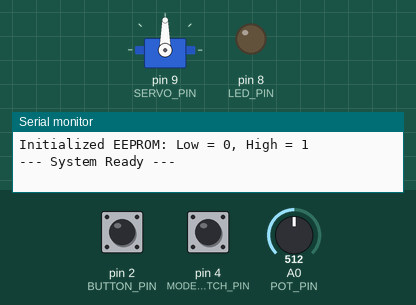
Bench run of a sketch on a simulated Arduino Uno, built with avr-gcc and run on an emulated ATmega328P. Parts: servo, output pins drawn as LEDs (lit = HIGH), the last lines printed to the serial monitor. Dashed ring = blinking. The inputs (shaded band) are chosen by the test bench; at power-on: pin 2 (BUTTON_PIN) HIGH, A0 (POT_PIN) = 512, pin 4 (MODE_SWITCH_PIN) HIGH. EEPROM starts erased.

Above: at 1.2 s.
1.3 s: pin 2 (BUTTON_PIN) pulled LOW for 0.15 s
At 1.56 s:
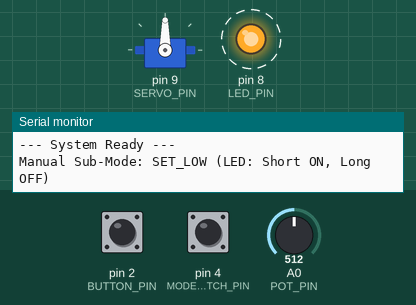
4.4 s: A0 (POT_PIN) set to 716
At 5.3 s:
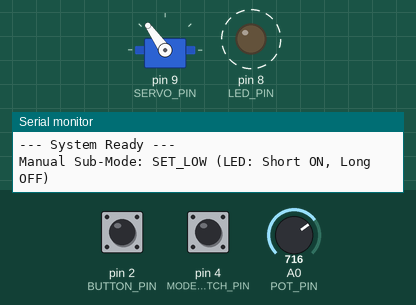
7.4 s: A0 (POT_PIN) set to 900
At 10.1 s:
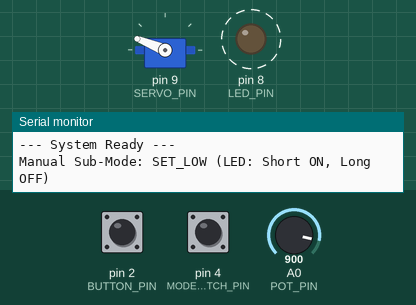
10.4 s: pin 4 (MODE_SWITCH_PIN) pulled LOW for 0.15 s
At 11.2 s:
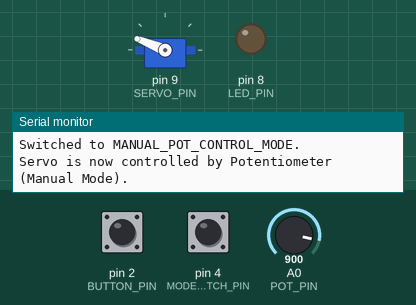
12.1 s: A0 (POT_PIN) set to 1023
At 13.0 s:
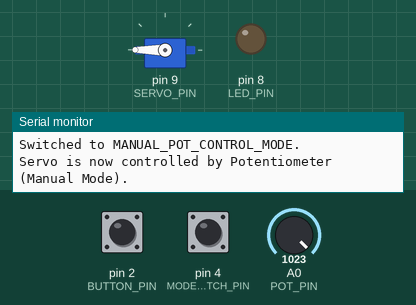
13.6 s: pin 2 (BUTTON_PIN) pulled LOW for 1 s
At 14.7 s:
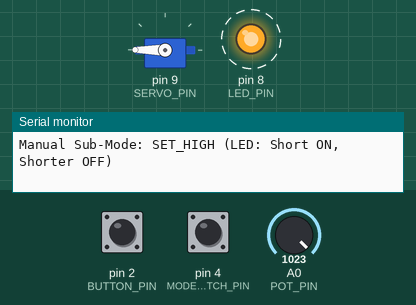
Timing chart, 0 to 18.6 s (numbered marks = the images above; inputs shaded):
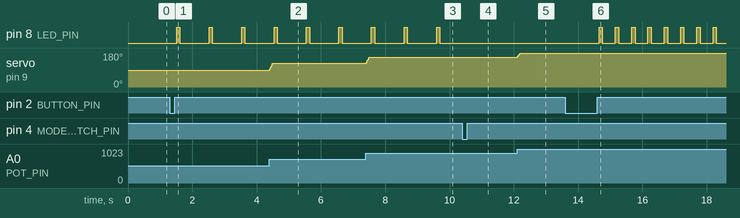

The sketch:

manual-mode-and-mode-switch.ino
```cpp
#include <Servo.h>  // Include the Servo library
#include <EEPROM.h> // Include the EEPROM library for non-volatile storage

// --- Pin Definitions ---
const int POT_PIN = A0;   // Analog pin for potentiometer
const int SERVO_PIN = 9;  // Digital pin for servo control
const int BUTTON_PIN = 2; // Digital pin for the push button (using INPUT_PULLUP)

// Single LED Pin - IMPORTANT: Connect a resistor (e.g., 220-330 Ohm) in series!
const int LED_PIN = 8; // Using digital pin 8 for the single LED
const int MODE_SWITCH_PIN = 4; // Digital pin for the mode toggle switch (using INPUT_PULLUP)

// --- Constants for Mode and Button ---
const long LONG_PRESS_DURATION = 2000; // 3 seconds for a long press
const int POT_READINGS_TO_AVERAGE = 10; // Number of readings for potentiometer smoothing

// --- LED Blinking Pattern Durations (milliseconds) ---
// For SET_LOW_MODE: Short ON, Long OFF
const long LOW_MODE_ON_TIME = 100;
const long LOW_MODE_OFF_TIME = 900;

// For SET_HIGH_MODE: Short ON, Shorter OFF
const long HIGH_MODE_ON_TIME = 100;
const long HIGH_MODE_OFF_TIME = 400;

// For STORE_FEEDBACK: Very rapid flashing
const long STORE_FEEDBACK_TOGGLE_TIME = 50; // ON and OFF duration for rapid flash
const unsigned long STORE_FEEDBACK_DURATION = 500; // Total duration of the rapid flash


// --- 1. PotentiometerReader Class ---
class PotentiometerReader {
public:
  PotentiometerReader(int pin, int numReadings)
    : _pin(pin), _numReadings(numReadings), _readIndex(0), _total(0), _averagePotValue(0) {
    for (int i = 0; i < _numReadings; i++) {
      _readings[i] = 0;
    }
  }
  void update() {
    int rawPotValue = analogRead(_pin);
    _total = _total - _readings[_readIndex];
    _readings[_readIndex] = rawPotValue;
    _total = _total + _readings[_readIndex];
    _readIndex = (_readIndex + 1) % _numReadings;
    _averagePotValue = _total / _numReadings;
  }
  int getSmoothedValue() const { return _averagePotValue; }
private:
  int _pin;
  int _numReadings;
  int _readings[10];
  int _readIndex;
  long _total;
  int _averagePotValue;
  friend void setup();
};

// --- 2. ServoController Class ---
class ServoController {
public:
  ServoController(int pin, int minAngle, int maxAngle)
    : _pin(pin), _minAngle(minAngle), _maxAngle(maxAngle) {}
  void attach(int initialPotValue, int potMin, int potMax) {
    _servo.attach(_pin);
    writeMappedAngle(initialPotValue, potMin, potMax);
  }
  void writeMappedAngle(int potValue, int potMin, int potMax) {
    int targetAngle = map(potValue, potMin, potMax, _minAngle, _maxAngle);
    targetAngle = constrain(targetAngle, 0, 180);
    _servo.write(targetAngle);
    _currentAngle = targetAngle;
  }
  void writeAngle(int angle) {
    _servo.write(constrain(angle, 0, 180));
    _currentAngle = constrain(angle, 0, 180);
  }
  int getCurrentAngle() const { return _currentAngle; }
private:
  Servo _servo;
  int _pin;
  int _minAngle;
  int _maxAngle;
  int _currentAngle;
};

// --- 3. PushButton Class (Used only for the store button now) ---
class PushButton {
public:
  PushButton(int pin, long longPressDuration)
    : _pin(pin), _longPressDuration(longPressDuration),
      _lastButtonState(HIGH), _buttonPressStartTime(0), _longPressActive(false),
      _shortPressTriggered(false)
  {
    pinMode(_pin, INPUT_PULLUP);
  }
  void update() {
    int currentButtonState = digitalRead(_pin);
    if (currentButtonState != _lastButtonState) {
      _lastButtonStateChangeTime = millis();
    }
    if ((millis() - _lastButtonStateChangeTime) > _debounceDelay) {
      if (currentButtonState != _debouncedButtonState) {
        _debouncedButtonState = currentButtonState;
        if (_debouncedButtonState == LOW) {
          _buttonPressStartTime = millis();
          _longPressActive = false;
          _shortPressTriggered = false;
        } else {
          unsigned long pressDuration = millis() - _buttonPressStartTime;
          if (pressDuration >= _debounceDelay && pressDuration < _longPressDuration) {
            _shortPressTriggered = true;
          }
          _longPressActive = false;
        }
      }
    }
    _lastButtonState = currentButtonState;
    if (_debouncedButtonState == LOW &&
        (millis() - _buttonPressStartTime >= _longPressDuration) &&
        !_longPressActive) {
      _longPressActive = true;
    }
  }
  bool isLongPressTriggered() {
    if (_longPressActive) {
      _longPressActive = false;
      return true;
    }
    return false;
  }
  bool isShortPressTriggered() {
    if (_shortPressTriggered) {
      _shortPressTriggered = false;
      return true;
    }
    return false;
  }
private:
  int _pin;
  long _longPressDuration;
  int _lastButtonState;
  unsigned long _buttonPressStartTime;
  bool _longPressActive;
  bool _shortPressTriggered;
  int _debouncedButtonState = HIGH;
  unsigned long _lastButtonStateChangeTime = 0;
  const long _debounceDelay = 50;
};

// --- 4. PositionStore Class ---
class PositionStore {
public:
  PositionStore(int magicAddr, int lowAddr, int highAddr)
    : _magicAddr(magicAddr), _lowAddr(lowAddr), _highAddr(highAddr),
      _lowPosition(0), _highPosition(1) {}
  void loadPositions() {
    int storedMagicNumber = 0;
    EEPROM.get(_magicAddr, storedMagicNumber);
    if (storedMagicNumber == MAGIC_NUMBER) {
      EEPROM.get(_lowAddr, _lowPosition);
      EEPROM.get(_highAddr, _highPosition);
      Serial.print("Loaded from EEPROM: Low = ");
      Serial.print(_lowPosition);
      Serial.print(", High = ");
      Serial.println(_highPosition);
    } else {
      Serial.println("EEPROM uninitialized or corrupted. Setting default values.");
      _lowPosition = DEFAULT_LOW_POSITION;
      _highPosition = DEFAULT_HIGH_POSITION;
      EEPROM.put(_magicAddr, MAGIC_NUMBER);
      EEPROM.put(_lowAddr, _lowPosition);
      EEPROM.put(_highAddr, _highPosition);
      Serial.print("Initialized EEPROM: Low = ");
      Serial.print(_lowPosition);
      Serial.print(", High = ");
      Serial.println(_highPosition);
    }
  }
  void storePosition(int currentAngle, bool isLowSet) {
    bool updated = false;
    if (_lowPosition == DEFAULT_LOW_POSITION && _highPosition == DEFAULT_HIGH_POSITION) {
      _lowPosition = currentAngle;
      _highPosition = currentAngle;
      Serial.println("Initial user values set (Low and High now same).");
      updated = true;
    }
    else {
        if (isLowSet) {
            _lowPosition = currentAngle;
            Serial.println("New Low value stored.");
            updated = true;
        } else {
            _highPosition = currentAngle;
            Serial.println("New High value stored.");
            updated = true;
        }
    }
    if (_lowPosition > _highPosition) {
        int temp = _lowPosition;
        _lowPosition = _highPosition;
        _highPosition = temp;
        Serial.println("Auto-corrected: Low and High values swapped to maintain order.");
        updated = true;
    }
    if (updated) {
      EEPROM.put(_lowAddr, _lowPosition);
      EEPROM.put(_highAddr, _highPosition);
      int storedMagicNumber = 0;
      EEPROM.get(_magicAddr, storedMagicNumber);
      if (storedMagicNumber != MAGIC_NUMBER) {
          EEPROM.put(_magicAddr, MAGIC_NUMBER);
      }
      Serial.print("Current Stored Range: Low = ");
      Serial.print(_lowPosition);
      Serial.print(", High = ");
      Serial.println(_highPosition);
    } else {
      Serial.println("No change to Low/High boundaries. Not writing to EEPROM.");
    }
  }
  int getLowPosition() const { return _lowPosition; }
  int getHighPosition() const { return _highPosition; }
private:
  const int _magicAddr;
  const int _lowAddr;
  const int _highAddr;
  int _lowPosition;
  int _highPosition;
  static const int MAGIC_NUMBER = 0xABCD;
  static const int DEFAULT_LOW_POSITION = 0;
  static const int DEFAULT_HIGH_POSITION = 1;
};

// --- FORMAL DEFINITION FOR STATIC CONST MEMBER ---
const int PositionStore::MAGIC_NUMBER;

// --- 5. LedIndicator Class ---
class LedIndicator {
public:
  LedIndicator(int pin)
    : _ledPin(pin), _blinkingActive(false), _onDuration(0), _offDuration(0),
      _lastToggleTime(0), _ledState(LOW), _feedbackBlinkActive(false), _feedbackStartTime(0) {
    pinMode(_ledPin, OUTPUT);
    digitalWrite(_ledPin, LOW); // Ensure off initially
  }

  // Turns the LED completely off
  void turnOff() {
    _blinkingActive = false;
    _feedbackBlinkActive = false; // Stop any ongoing feedback blink
    digitalWrite(_ledPin, LOW);
  }

  // Sets a continuous blinking pattern for modes
  void setBlinkPattern(long onDuration, long offDuration) {
    _blinkingActive = true;
    _feedbackBlinkActive = false; // Stop any ongoing feedback blink
    _onDuration = onDuration;
    _offDuration = offDuration;
    _lastToggleTime = millis(); // Reset timer for new pattern
    _ledState = HIGH;           // Start new pattern with LED ON
    digitalWrite(_ledPin, HIGH);
  }

  // Starts the rapid blinking for store feedback
  void startFeedbackBlink() {
    _blinkingActive = false;    // Stop any mode blinking
    _feedbackBlinkActive = true;
    _feedbackStartTime = millis(); // Record start time of the feedback
    _lastToggleTime = millis();    // Initialize for immediate first toggle
    _ledState = HIGH;              // Force first state ON
    digitalWrite(_ledPin, HIGH);
  }

  // Call this repeatedly in loop() to update the LED's state
  void update() {
    if (_feedbackBlinkActive) {
      // Manage the rapid flashing for feedback duration
      if (millis() - _feedbackStartTime >= STORE_FEEDBACK_DURATION) {
        _feedbackBlinkActive = false; // Stop feedback blink
        digitalWrite(_ledPin, LOW);   // Ensure LED is OFF after feedback
      } else {
        // Continue rapid flashing
        if (millis() - _lastToggleTime >= STORE_FEEDBACK_TOGGLE_TIME) {
          _ledState = !_ledState; // Toggle LED state
          digitalWrite(_ledPin, _ledState ? HIGH : LOW);
          _lastToggleTime = millis();
        }
      }
    } else if (_blinkingActive) {
      // Manage the current mode's blink pattern
      if (_ledState == HIGH) { // If currently ON
        if (millis() - _lastToggleTime >= _onDuration) {
          digitalWrite(_ledPin, LOW);
          _ledState = LOW;
          _lastToggleTime = millis();
        }
      } else { // If currently OFF
        if (millis() - _lastToggleTime >= _offDuration) {
          digitalWrite(_ledPin, HIGH);
          _ledState = HIGH;
          _lastToggleTime = millis();
        }
      }
    } else {
      // Ensure LED is off if no blinking is active (e.g., in NORMAL_MODE)
      digitalWrite(_ledPin, LOW);
    }
  }

private:
  int _ledPin;
  bool _blinkingActive;     // True if a regular mode blink pattern is active
  long _onDuration;         // ON time for regular blink pattern
  long _offDuration;        // OFF time for regular blink pattern
  unsigned long _lastToggleTime; // Last time the LED state was changed
  bool _ledState;           // Current state of the LED (HIGH/LOW)

  bool _feedbackBlinkActive;    // True if feedback blink is active
  unsigned long _feedbackStartTime; // When the feedback blink started
};


// --- Global Objects ---
// Define EEPROM addresses for clarity
const int EEPROM_MAGIC_ADDR = 0;
const int EEPROM_LOW_ADDR = sizeof(int);
const int EEPROM_HIGH_ADDR = sizeof(int) * 2;

PotentiometerReader potReader(POT_PIN, POT_READINGS_TO_AVERAGE);
ServoController servoCtrl(SERVO_PIN, 0, 180);
PushButton storeButton(BUTTON_PIN, LONG_PRESS_DURATION);
PositionStore posStore(EEPROM_MAGIC_ADDR, EEPROM_LOW_ADDR, EEPROM_HIGH_ADDR);
LedIndicator ledIndicator(LED_PIN);

// --- Variables for Toggle Switch Debouncing (Manual for the toggle switch) ---
int lastModeSwitchState = HIGH;      // Last read state of the toggle switch
unsigned long lastModeSwitchChangeTime = 0; // Last time the mode switch state changed
const long MODE_SWITCH_DEBOUNCE_DELAY = 50; // Debounce time for the toggle switch


// --- System Mode Enumerations (Existing "manual" mode) ---
enum SystemMode {
  NORMAL_MODE,   // Servo controlled by pot, LED OFF
  SET_LOW_MODE,  // LED blinking (short ON, long OFF), long press stores low
  SET_HIGH_MODE, // LED blinking (short ON, shorter OFF), long press stores high
};
SystemMode currentManualMode = NORMAL_MODE; // Renamed to clarify it's for the manual control branch


// --- Main Control Mode Enumeration (New) ---
enum MainControlMode {
  MANUAL_POT_CONTROL_MODE, // The original potentiometer-controlled mode
  ALTERNATIVE_HOLD_MODE    // The new mode where servo holds position
};
MainControlMode currentMainMode = MANUAL_POT_CONTROL_MODE; // Start in your original manual mode


// --- Arduino Setup Function ---
void setup() {
  Serial.begin(9600);
  Serial.println("--- System Booting ---");

  // Setup the mode switch pin
  pinMode(MODE_SWITCH_PIN, INPUT_PULLUP);
  lastModeSwitchState = digitalRead(MODE_SWITCH_PIN); // Read initial state

  // Load stored positions from EEPROM (handles initialization if blank)
  posStore.loadPositions();

  // Initialize potentiometer reader to get an initial smoothed value
  for(int i = 0; i < potReader._numReadings; ++i) {
       potReader.update();
       delay(1); // Small delay for stable analog sampling
  }
  int initialPotValue = potReader.getSmoothedValue();

  // Attach servo and set initial position based on current pot value
  servoCtrl.attach(initialPotValue, 0, 1023);

  // Initialize LED to off for Normal Mode (initial state)
  ledIndicator.turnOff();

  Serial.println("--- System Ready ---");
}

// --- Arduino Loop Function ---
void loop() {
  // Always update store button state
  storeButton.update();

  // --- Handle Main Mode Toggle Switch ---
  int currentModeSwitchState = digitalRead(MODE_SWITCH_PIN);

  // Debounce the toggle switch and detect state change
  if (currentModeSwitchState != lastModeSwitchState) {
    lastModeSwitchChangeTime = millis();
  }

  if ((millis() - lastModeSwitchChangeTime) > MODE_SWITCH_DEBOUNCE_DELAY) {
    // Only act if the debounced state is different from the current main mode
    // Assuming LOW on switch means ALTERNATIVE_HOLD_MODE
    // and HIGH (due to PULLUP) means MANUAL_POT_CONTROL_MODE
    if (currentModeSwitchState == LOW && currentMainMode == MANUAL_POT_CONTROL_MODE) {
      currentMainMode = ALTERNATIVE_HOLD_MODE;
      ledIndicator.turnOff(); // Ensure LED is off in alternative mode
      Serial.println("Switched to ALTERNATIVE_HOLD_MODE. Servo will hold its current position.");
      // Capture the current servo angle to hold it
      servoCtrl.writeAngle(servoCtrl.getCurrentAngle());
    } else if (currentModeSwitchState == HIGH && currentMainMode == ALTERNATIVE_HOLD_MODE) { // Switch is back to HIGH
      currentMainMode = MANUAL_POT_CONTROL_MODE;
      ledIndicator.turnOff(); // Ensure LED is off when returning to normal pot mode
      Serial.println("Switched to MANUAL_POT_CONTROL_MODE.");
      // Re-sync servo to current potentiometer position immediately
      // THIS IS THE CRUCIAL LINE REVERTED TO ORIGINAL BEHAVIOR
      int smoothedPotValue = potReader.getSmoothedValue();
      servoCtrl.writeMappedAngle(smoothedPotValue, 0, 1023); // Reverted: Pot always maps 0-1023 to 0-180
      Serial.println("Servo is now controlled by Potentiometer (Manual Mode).");
    }
  }
  lastModeSwitchState = currentModeSwitchState; // Update last state for next iteration


  // --- Main Control Mode Logic ---
  switch (currentMainMode) {
    case MANUAL_POT_CONTROL_MODE:
      // --- Your Original Loop Logic (Unchanged as requested) ---
      // Always update potentiometer and servo in any mode
      potReader.update();
      int smoothedPotValue = potReader.getSmoothedValue();
      // THIS IS THE CRUCIAL LINE REVERTED TO ORIGINAL BEHAVIOR
      servoCtrl.writeMappedAngle(smoothedPotValue, 0, 1023); // Reverted: Pot always maps 0-1023 to 0-180

      // --- Mode State Machine (Your original SystemMode logic) ---
      switch (currentManualMode) {
        case NORMAL_MODE:
          // In Normal Mode, short press transitions to SET_LOW_MODE
          if (storeButton.isShortPressTriggered()) {
            currentManualMode = SET_LOW_MODE;
            ledIndicator.setBlinkPattern(LOW_MODE_ON_TIME, LOW_MODE_OFF_TIME); // Low Mode blink pattern
            Serial.println("Manual Sub-Mode: SET_LOW (LED: Short ON, Long OFF)");
          }
          // Long press in Normal Mode does nothing
          if (storeButton.isLongPressTriggered()) {
            Serial.println("Long press in Manual NORMAL_MODE has no action.");
          }
          break;

        case SET_LOW_MODE:
          // Short press transitions to SET_HIGH_MODE
          if (storeButton.isShortPressTriggered()) {
            currentManualMode = SET_HIGH_MODE;
            ledIndicator.setBlinkPattern(HIGH_MODE_ON_TIME, HIGH_MODE_OFF_TIME); // High Mode blink pattern
            Serial.println("Manual Sub-Mode: SET_HIGH (LED: Short ON, Shorter OFF)");
          }
          // Long press stores the current angle as Low
          if (storeButton.isLongPressTriggered()) {
            Serial.println("Storing Low position...");
            // The stored position still captures the servo's current angle,
            // which is mapped from the full pot range at this point.
            posStore.storePosition(servoCtrl.getCurrentAngle(), true); // 'true' indicates setting Low
            ledIndicator.startFeedbackBlink(); // Start rapid blink feedback
            currentManualMode = NORMAL_MODE; // Return to normal mode after storing
            Serial.println("Manual Sub-Mode: NORMAL (LED: Off, after rapid blink)");
          }
          break;

        case SET_HIGH_MODE:
          // Short press transitions back to NORMAL_MODE
          if (storeButton.isShortPressTriggered()) {
            currentManualMode = NORMAL_MODE;
            ledIndicator.turnOff(); // Turn LED off when back to normal
            Serial.println("Manual Sub-Mode: NORMAL (LED: Off)");
          }
          // Long press stores the current angle as High
          if (storeButton.isLongPressTriggered()) {
            Serial.println("Storing High position...");
            posStore.storePosition(servoCtrl.getCurrentAngle(), false); // 'false' indicates setting High
            ledIndicator.startFeedbackBlink(); // Start rapid blink feedback
            currentManualMode = NORMAL_MODE; // Return to normal mode after storing
            Serial.println("Manual Sub-Mode: NORMAL (LED: Off, after rapid blink)");
          }
          break;
      }
      break; // End of MANUAL_POT_CONTROL_MODE

    case ALTERNATIVE_HOLD_MODE:
      // In this mode, the servo simply holds its last commanded position.
      // The potentiometer and the 'storeButton' have no effect on the servo.
      // The LED is explicitly turned off when entering this mode and stays off.
      // No continuous servo updates from pot needed here.
      break; // End of ALTERNATIVE_HOLD_MODE
  }

  // Always update the LED (for blinking or solid state, and turning off blink)
  ledIndicator.update();

  // Small delay for smooth operation and readability
  delay(10);
}
```

Measured:
- after the input at 1.3 s, pin 8 (LED_PIN): alternates HIGH for 0.10 s and LOW for 0.91 s, starting after 0.21 s
- after the input at 4.4 s, servo on pin 9 (SERVO_PIN): 90° → 125° at once
- after the input at 7.4 s, servo on pin 9 (SERVO_PIN): 125° → 158° at once
- after the input at 10.4 s, pin 8 (LED_PIN): stops changing and stays LOW
- after the input at 12.1 s, servo on pin 9 (SERVO_PIN): 158° → 180° at once
- after the input at 13.6 s, pin 8 (LED_PIN): alternates HIGH for 0.10 s and LOW for 0.40 s, starting after 1.1 s
